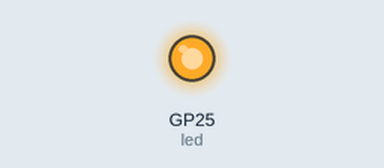
This program was run on a simulated Raspberry Pi Pico running MicroPython. Shown: output pins drawn as LEDs (lit = HIGH). At 1.0 s the program stops and its outputs stay as they are.

Above: at 0.1 s.
At 1.1 s:
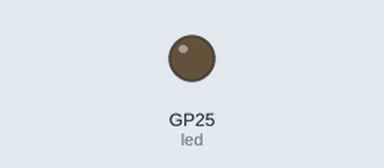
Timing chart, 0 to 2.5 s (numbered marks = the images above):
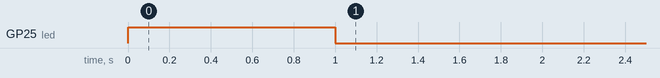

The program:

intro.py
```python
from machine import Pin # type: ignore
from time import sleep

# Set up the built-in LED (on GPIO pin 0 for Pico W)
led = Pin("LED", Pin.OUT)

# Turn on the built-in LED
led.on()
led.off()

# while True:
led.on()
sleep(1)
led.off()
# sleep(0.1)
```
